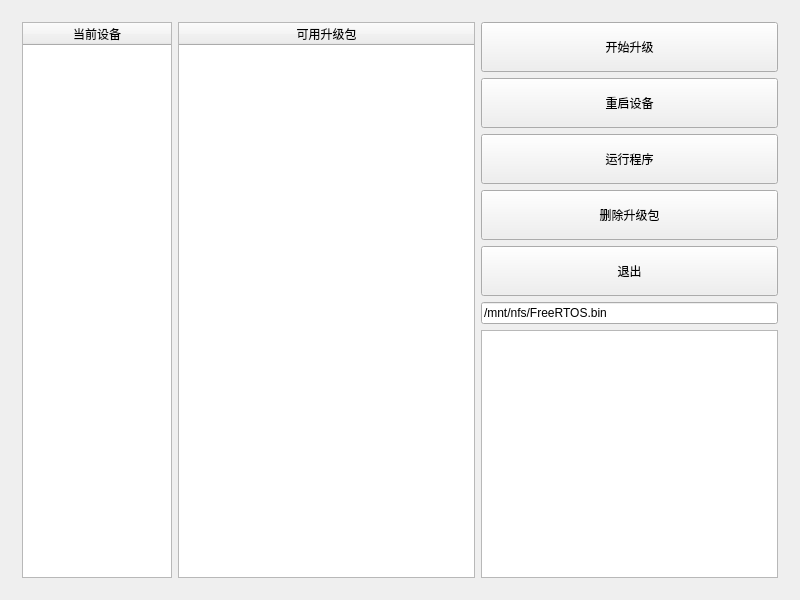
<?xml version="1.0" encoding="UTF-8"?>
<ui version="4.0">
 <class>CMainScreen</class>
 <widget class="QWidget" name="CMainScreen">
  <property name="geometry">
   <rect>
    <x>0</x>
    <y>0</y>
    <width>800</width>
    <height>600</height>
   </rect>
  </property>
  <property name="windowTitle">
   <string>CMainScreen</string>
  </property>
  <layout class="QVBoxLayout" name="verticalLayout_3">
   <item>
    <widget class="QWidget" name="widget_2" native="true">
     <property name="minimumSize">
      <size>
       <width>100</width>
       <height>0</height>
      </size>
     </property>
     <layout class="QHBoxLayout" name="horizontalLayout">
      <item>
       <widget class="QTableWidget" name="tabDevice">
        <property name="maximumSize">
         <size>
          <width>150</width>
          <height>16777215</height>
         </size>
        </property>
        <property name="editTriggers">
         <set>QAbstractItemView::NoEditTriggers</set>
        </property>
        <property name="selectionMode">
         <enum>QAbstractItemView::SingleSelection</enum>
        </property>
        <property name="textElideMode">
         <enum>Qt::ElideMiddle</enum>
        </property>
        <attribute name="horizontalHeaderStretchLastSection">
         <bool>true</bool>
        </attribute>
        <attribute name="verticalHeaderVisible">
         <bool>false</bool>
        </attribute>
        <column>
         <property name="text">
          <string>当前设备</string>
         </property>
        </column>
       </widget>
      </item>
      <item>
       <widget class="QTableWidget" name="tabSoftware">
        <property name="selectionMode">
         <enum>QAbstractItemView::SingleSelection</enum>
        </property>
        <attribute name="horizontalHeaderStretchLastSection">
         <bool>true</bool>
        </attribute>
        <column>
         <property name="text">
          <string>可用升级包</string>
         </property>
        </column>
       </widget>
      </item>
      <item>
       <widget class="QWidget" name="widget" native="true">
        <layout class="QVBoxLayout" name="verticalLayout">
         <property name="leftMargin">
          <number>0</number>
         </property>
         <property name="topMargin">
          <number>0</number>
         </property>
         <property name="rightMargin">
          <number>0</number>
         </property>
         <property name="bottomMargin">
          <number>0</number>
         </property>
         <item>
          <widget class="QPushButton" name="btnUpdate">
           <property name="minimumSize">
            <size>
             <width>100</width>
             <height>50</height>
            </size>
           </property>
           <property name="text">
            <string>开始升级</string>
           </property>
          </widget>
         </item>
         <item>
          <widget class="QPushButton" name="KeyReset">
           <property name="minimumSize">
            <size>
             <width>0</width>
             <height>50</height>
            </size>
           </property>
           <property name="text">
            <string>重启设备</string>
           </property>
          </widget>
         </item>
         <item>
          <widget class="QPushButton" name="btnRun">
           <property name="minimumSize">
            <size>
             <width>100</width>
             <height>50</height>
            </size>
           </property>
           <property name="text">
            <string>运行程序</string>
           </property>
          </widget>
         </item>
         <item>
          <widget class="QPushButton" name="btnDelete">
           <property name="minimumSize">
            <size>
             <width>100</width>
             <height>50</height>
            </size>
           </property>
           <property name="text">
            <string>删除升级包</string>
           </property>
          </widget>
         </item>
         <item>
          <widget class="QPushButton" name="btnExit">
           <property name="minimumSize">
            <size>
             <width>100</width>
             <height>50</height>
            </size>
           </property>
           <property name="text">
            <string>退出</string>
           </property>
          </widget>
         </item>
         <item>
          <widget class="QLineEdit" name="textFile">
           <property name="text">
            <string>/mnt/nfs/FreeRTOS.bin</string>
           </property>
          </widget>
         </item>
         <item>
          <widget class="QTextBrowser" name="textBrowser"/>
         </item>
        </layout>
       </widget>
      </item>
     </layout>
    </widget>
   </item>
  </layout>
 </widget>
 <layoutdefault spacing="6" margin="11"/>
 <resources/>
 <connections/>
</ui>
